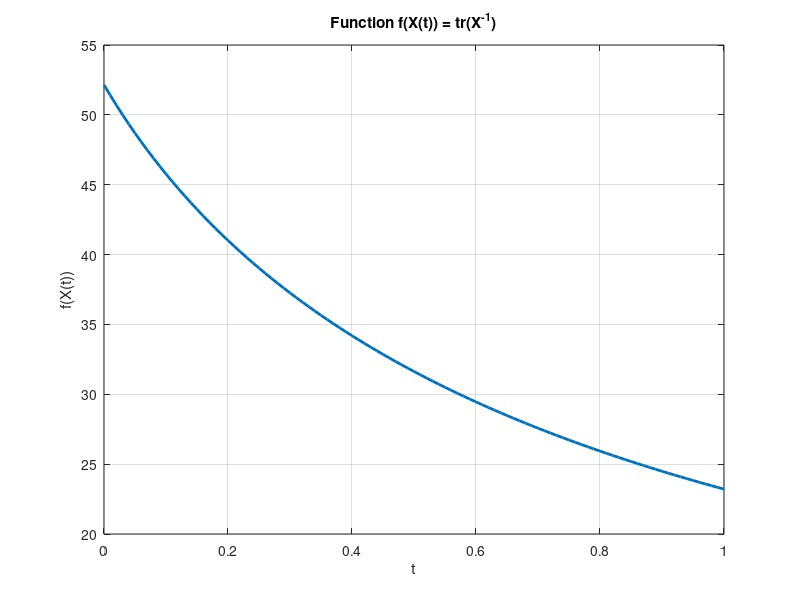

MATLAB code for this plot:
clear; clc; close all;

% Dimension of matrices
n = 3;

% Generate two random positive semidefinite matrices U and V
U = rand(n);
U = U * U'; % U is now positive semidefinite
V = rand(n);
V = V * V'; % V is now positive semidefinite

% Interval and step for evaluation
step = 0.01;
start = 0;
stop = 1;
t = start : step : stop;

% Initialize f for storing function values
f = zeros(length(t), 1);

% Evaluate the function f(X) = tr(X^-1) along the line segment
for i = 1:length(t)
    X = U + t(i) * V;
    f(i) = trace(inv(X));
end

% Plot the function
figure;
plot(t, f, 'LineWidth', 2);
title('Function f(X(t)) = tr(X^{-1})');
xlabel('t');
ylabel('f(X(t))');
grid on;
